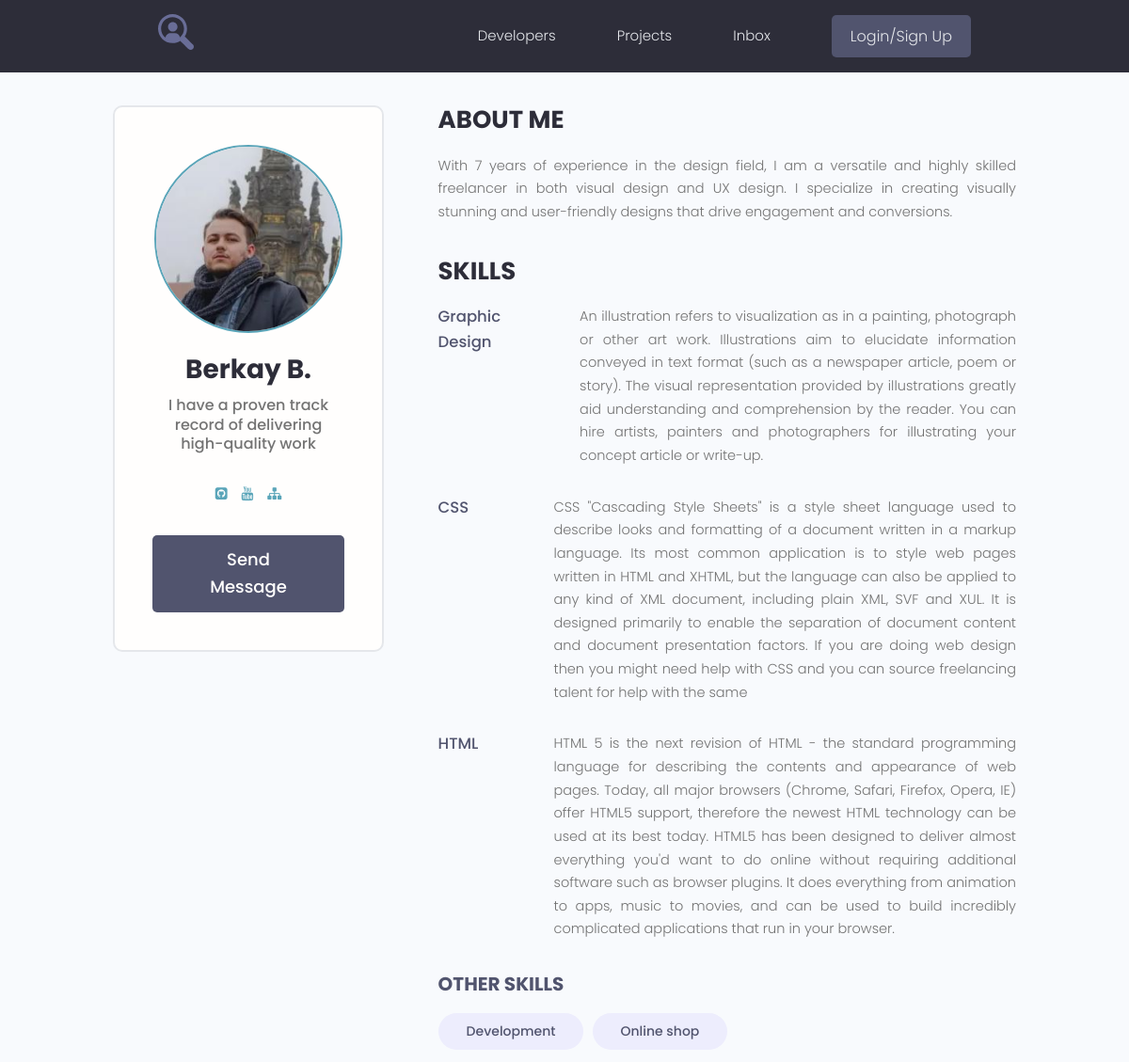
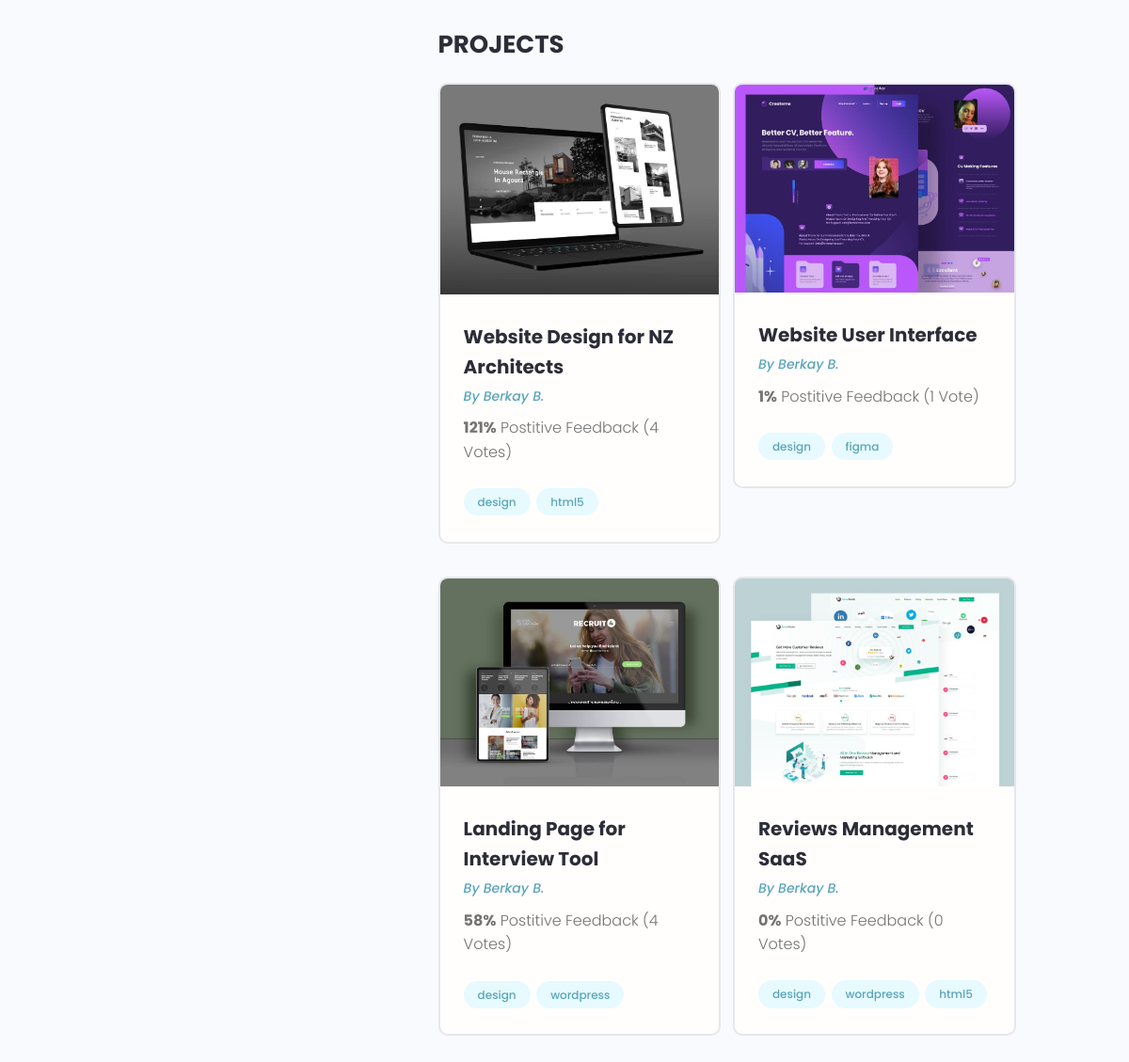
The app's page /profile/2/ with its own data (2 pictures, top to bottom).
### users/models.py (models this page shows, shortened)
class Profile(models.Model):
    user = models.OneToOneField(User, on_delete=models.CASCADE, null=True, blank=True)  # Один профиль пользователя может быть связан с одним зарегистрированным пользователем, у которого могут быть проекты и т.д. Что бы одна регистрационная учётка соответствовала одному профилю пользователя.
    name = models.CharField(max_length=200, blank=True, null=True)
    email = models.EmailField(max_length=500, blank=True, null=True)  # что бы у него проходила валидация от самого django
    username = models.CharField(max_length=200, blank=True, null=True)
    short_info = models.CharField(max_length=200, blank=True, null=True)  # краткое описание
    bio = models.TextField(blank=True, null=True)
    profile_image = models.ImageField(blank=True, null=True, upload_to='profiles/', default='profiles/user-default.png')
    social_github = models.CharField(max_length=200, blank=True, null=True)
    social_youtube = models.CharField(max_length=200, blank=True, null=True)
    social_website = models.CharField(max_length=200, blank=True, null=True)
    created = models.DateTimeField(auto_now_add=True)

class Skill(models.Model):
    owner = models.ForeignKey(Profile, on_delete=models.CASCADE, null=True, blank=True)  # Владелец скилов.
    name = models.CharField(max_length=200, blank=True, null=True)  # имя самого навыка
    description = models.TextField(blank=True, null=True)
    created = models.DateTimeField(auto_now_add=True)
    def __str__(self):
        return f'{self.name}'

### projects/models.py (models this page shows, shortened)
class Project(models.Model):
    owner = models.ForeignKey(Profile, on_delete=models.SET_NULL, null=True, blank=True)
    title = models.CharField(max_length=200) # Название самого какого то проекта
    description = models.TextField(null=True, blank=True) # Поле по больше(Пустое поле, по умолчанию null)
    featured_image = models.ImageField(null=True, blank=True, upload_to='projects/%Y/%m/%d/', default='default.jpg') # Поле для изображения, поле будет заполняться динамически. upload_to - указывает по какому пути будет загружаться изображение. default='default.jpg' не указываем путь к папке, значит она должна лежать в медиа.
    demo_link = models.CharField(max_length=2000, null=True, blank=True) # будет два перехода
    source_link = models.CharField(max_length=2000, null=True, blank=True)
    tags = models.ManyToManyField('Tag', blank=True)
    vote_total = models.IntegerField(default=0, null=True, blank=True) # для подсчёта кол-ва процентов
    vote_ratio = models.IntegerField(default=0, null=True, blank=True) # для подсчёта кол-ва
    created = models.DateTimeField(auto_now_add=True)  # Дата создания какого-то проекта.

class Tag(models.Model):
    name = models.CharField(max_length=200)
    created = models.DateTimeField(auto_now_add=True) # Дата создания тега
    def __str__(self):
        return self.name

### users/views.py (the view)
# urls.py: path('profile/<str:pk>/', views.user_profile, name='user_profile'),
def user_profile(request, pk):
    prof = Profile.objects.get(id=pk)
    top_skill = prof.skill_set.exclude(description__exact="")  # Исключаю элементы у которых описание пустое. description__exact="" - исключить элементы, которые будут содержать пустую строку(в виде описания).
    other_skills = prof.skill_set.filter(description="")  # Будем выводить элементы с пустым описанием
    context = {
        'profile': prof,
        'top_skills': top_skill,
        'other_skills': other_skills,
    }
    return render(request, 'users/profile.html', context)

### users/templates/users/profile.html
{% extends 'projects/base.html' %}
{% block content %}
<main class="profile my-md">
    <div class="container">
        <div class="layout">
            <div class="column column--1of3">
                <div class="card text-center">
                    <div class="card__body dev">
                        <img class="avatar avatar--xl" src="{{ profile.profile_image.url }}"/>
                        <h2 class="dev__name">{{ profile.name }}</h2>
                        <p class="dev__title">{{ profile.short_info }}</p>
                        <ul class="dev__social">
                            {% if profile.social_github %}
                            <li>
                                <a title="Github" href="{{ profile.social_github }}" target="_blank"><i class="fa fa-github-square"></i></a>
                            </li>
                            {% endif %}
                            {% if profile.social_youtube %}
                            <li>
                                <a title="Youtube" href="{{ profile.social_youtube }}" target="_blank"><i class="fa fa-youtube"></i></a>
                            </li>
                            {% endif %}
                            {% if profile.social_website %}
                            <li>
                                <a title="Personal Website" href="{{ profile.social_website }}" target="_blank"><i class="fa fa-sitemap"></i></a>
                            </li>
                            {% endif %}
                        </ul>
                        <a href="#" class="btn btn--sub btn--lg">Send Message </a>
                    </div>
                </div>
            </div>
            <div class="column column--2of3">
                <div class="devInfo">
                    <h3 class="devInfo__title">About Me</h3>
                    <p class="devInfo__about">
                        {{ profile.bio }}
                    </p>
                </div>
                <div class="devInfo">
                    <h3 class="devInfo__title">Skills</h3>
                    <div class="devInfo__skills">
                        {% for skill in top_skills %}
                        <div class="devSkill">
                            <h4 class="devSkill__title">{{ skill.name }}</h4>
                            <p class="devSkill__info">
                                {{ skill.description }}
                            </p>
                        </div>
                        {% endfor %}
                        <h3 class="devInfo__subtitle">Other Skills</h3>
                        <div class="devInfo__otherSkills">
                            {% for skill in other_skills %}
                            <span class="tag tag--pill tag--sub tag--lg">
                  <small>{{ skill }}</small>
                </span>
                            {% endfor %}
                        </div>
                    </div>
                </div>
                <div class="devInfo">
                    <h3 class="devInfo__title">Projects</h3>
                    <div class="grid grid--two">
                        {% for project in profile.project_set.all %}
                        <div class="column">
                            <div class="card project">
                                <a href="{% url 'project' project.id %}" class="project">
                                    <img class="project__thumbnail" src="{{ project.featured_image.url }}" alt="project thumbnail"/>
                                    <div class="card__body">
                                        <h3 class="project__title">{{ project.title }}</h3>
                                        <p><a class="project__author" href="{% url 'user_profile' project.owner.id %}">By {{ project.owner.name }}</a></p>
                                        <p class="project--rating">
                                            <span style="font-weight: bold;">{{ project.vote_total }}%</span> Postitive
                                            Feedback ({{ project.vote_ratio }} Vote{{ project.vote_ratio|pluralize:'s' }})
                                        </p>
                                        <div class="project__tags">
                                            {% for tag in project.tags.all %}
                                            <span class="tag tag--pill tag--main">
                          <small>{{ tag }}</small>
                        </span>
                                            {% endfor %}
                                        </div>
                                    </div>
                                </a>
                            </div>
                        </div>
                        {% endfor %}
                    </div>
                </div>
            </div>
        </div>
    </div>
</main>
{% endblock %}

### projects/static/styles/app.css (style rules this page uses)
:root { --color-sub: #2d2d39; }
.btn--sub { background-color: var(--color-sub-light); }
.card { border: 2px solid var(--color-light); }
img { width: 100%; }
.profile .card > .dev { padding: 4rem; }
.dev__name { color: var(--color-sub); font-size: 2.8rem; font-weight: 700; margin-top: 1rem; margin-bottom: 0.5rem; }
.dev__title { font-size: 1.6rem; font-weight: 500; line-height: 1.3; }
.dev__social { margin: 3rem 0; list-style: none; display: flex; justify-content: center; gap: 1.5rem; }
.devInfo { margin-bottom: 3rem; }
.devInfo__title, .devInfo__subtitle { font-size: 2.6rem; color: var(--color-sub); text-transform: uppercase; font-weight: 700; margin-bottom: 1.5rem; }
.devInfo__subtitle { font-size: 2rem; color: var(--color-sub-light); }
.devInfo__about, .devSkill__info { font-size: 1.45rem; line-height: 1.7; text-align: justify; }
.devSkill { margin-bottom: 3rem; }
.devSkill__title { font-size: 1.65rem; font-weight: 500; color: var(--color-sub-light); }
@media screen and (min-width: 700px) { .devSkill { display: flex; justify-content: space-between; gap: 3rem; } }
@media screen and (min-width: 700px) { .devSkill__info { flex-basis: 80%; } }
.project__author { font-size: 1.4rem; font-style: italic; }
.project--rating { margin-bottom: 1.6em; margin-top: .5em; }
.project__thumbnail { object-fit: cover; object-position: top center; width: 100%; }
.project__title { font-size: 2rem; font-weight: 700; color: var(--color-sub); }

### projects/static/uikit/styles/modules/_variables.css (style rules this page uses)
:root { --color-main: #5aa5b9; --color-main-light: #e6faff; --color-sub: #3f4156; --color-sub-light: #51546e; --color-sub-lighter: #ededfd; --color-text: #737373; --color-gray: #8b8b8b; --color-light: #e5e7eb; --color-light-gray: #767676; --color-bg: #f8fafd; --color-white: #fffefd; --color-white-light: #f3f3f3; --color-success: #359e64; --color-success-bg: #def8e8; --color-error: #fc4b0b; --color-error-bg: #fff2ee; --font-base: 'Poppins', arial, helvetica, 'Segoe UI', roboto, ubuntu, sans-serif; --font-monospace: 'Fira Code', 'Courier New', courier, monospace; --font-regular: 300; --font-medium: 500; --font-bold: 700; --generic-shadow: 1px 1px 5px #00000010; --generic-transition: all 0.3s ease-in-out; }

### projects/static/uikit/styles/modules/_base.css (style rules this page uses)
* { margin: 0; padding: 0; box-sizing: border-box; text-rendering: optimizeLegibility; color: inherit; font-size: inherit; }
html { font-size: 50%; }
@media only screen and (min-width: 480px) { html { font-size: 56.25%; } }
@media only screen and (min-width: 1200px) { html { font-size: 62.5%; } }
body { line-height: 1.6; font-weight: 400; font-size: 1.5rem; color: var(--color-text); background-color: var(--color-bg); min-height: 100vh; }

### projects/static/uikit/styles/modules/_typography.css (style rules this page uses)
* { font-family: var(--font-base); }
h2 { font-size: 3.6rem; font-weight: var(--font-bold); }
h3 { font-size: 3.2rem; font-weight: var(--font-medium); }
h4 { font-size: 2.8rem; font-weight: var(--font-medium); }
p, span, strong { font-size: 1.6rem; color: var(--color-text); font-weight: var(--font-regular); }
a { padding-bottom: 2px; text-decoration: none; display: inline-block; color: var(--color-main); font-weight: var(--font-medium); }

### projects/static/uikit/styles/modules/_utilities.css (style rules this page uses)
.container { width: 92%; max-width: 165rem; margin: 0 auto; box-sizing: border-box; }
@media screen and (min-width: 1000px) { .container { width: 90%; } }
@media screen and (min-width: 1200px) { .container { width: 80%; } }
.text-center { text-align: center; }
.my-md { margin: 3rem auto; }

### projects/static/uikit/styles/modules/_avatar.css (style rules this page uses)
.avatar { border-radius: 50%; border: 2px solid var(--color-main); object-fit: cover; }
.avatar--xl { height: 20rem; width: 20rem; }

### projects/static/uikit/styles/modules/_button.css (style rules this page uses)
.btn { display: inline-block; position: relative; cursor: pointer; background-color: var(--color-light); font-weight: var(--font-medium); color: var(--color-sub); text-decoration: none; padding: 1rem 2rem; border-radius: 0.5rem; border: none; width: -webkit-fit-content; width: -moz-fit-content; width: fit-content; height: -webkit-fit-content; height: -moz-fit-content; height: fit-content; font-size: 1.6rem; outline-width: 0; outline-color: transparent; -webkit-backface-visibility: hidden; backface-visibility: hidden; transition: all 0.3s ease-in-out; }
.btn--sub { background-color: var(--color-sub); color: var(--color-white); }
.btn--lg { font-size: 1.8rem; padding: 1.2rem 4.5rem; }

### projects/static/uikit/styles/modules/_card.css (style rules this page uses)
.card { border-radius: 1rem; background-color: var(--color-white); border: 1.5px solid var(--color-light); width: auto; height: auto; margin-top: 0.5rem; margin-bottom: 0.5rem; overflow: hidden; }
.card__body, .card__header { padding: 2rem 2.5rem; }

### records on screen
Profile: profile_image (picture), name "Berkay B.", short_info "I have a proven track record of delivering high-quality work", bio "With 7 years of experience in the design field, I am a versatile and highly skilled freelancer in both visual design and UX design. I specialize in creating visually stunning and user-friendly designs that drive engagement and conversions."
Skill: name "Graphic Design", description "An illustration refers to visualization as in a painting, photograph or other art work. Illustrations aim to elucidate information conveyed in text format (such as a newspaper article, poem or story). The visual representation provided by illustrations greatly aid understanding and comprehension by the reader. You can hire artists, painters and photographers for illustrating your concept article or write-up."
Skill: name "CSS", description "CSS \"Cascading Style Sheets\" is a style sheet language used to describe looks and formatting of a document written in a markup language. Its most common application is to style web pages written in HTML and XHTML, but the language can also be applied to any kind of XML document, including plain XML, SVF and XUL. It is designed primarily to enable the separation of document content and document presentation factors. If you are doing web design then you might need help with CSS and you can source freelancing talent for help with the same"
Skill: name "HTML", description "HTML 5 is the next revision of HTML - the standard programming language for describing the contents and appearance of web pages. Today, all major browsers (Chrome, Safari, Firefox, Opera, IE) offer HTML5 support, therefore the newest HTML technology can be used at its best today. HTML5 has been designed to deliver almost everything you'd want to do online without requiring additional software such as browser plugins. It does everything from animation to apps, music to movies, and can be used to build incredibly complicated applications that run in your browser."
Skill: name "Development"
Skill: name "Online shop"
Project: featured_image (picture), title "Website Design for NZ Architects", owner.name "Berkay B.", vote_total "121", vote_ratio "4"
Tag: name "design"
Tag: name "html5"
Project: featured_image (picture), title "Website User Interface", owner.name "Berkay B.", vote_total "1", vote_ratio "1"
Tag: name "figma"
Project: featured_image (picture), title "Landing Page for Interview Tool", owner.name "Berkay B.", vote_total "58", vote_ratio "4"
Tag: name "wordpress"
Project: featured_image (picture), title "Reviews Management SaaS", owner.name "Berkay B.", vote_total "0", vote_ratio "0"
